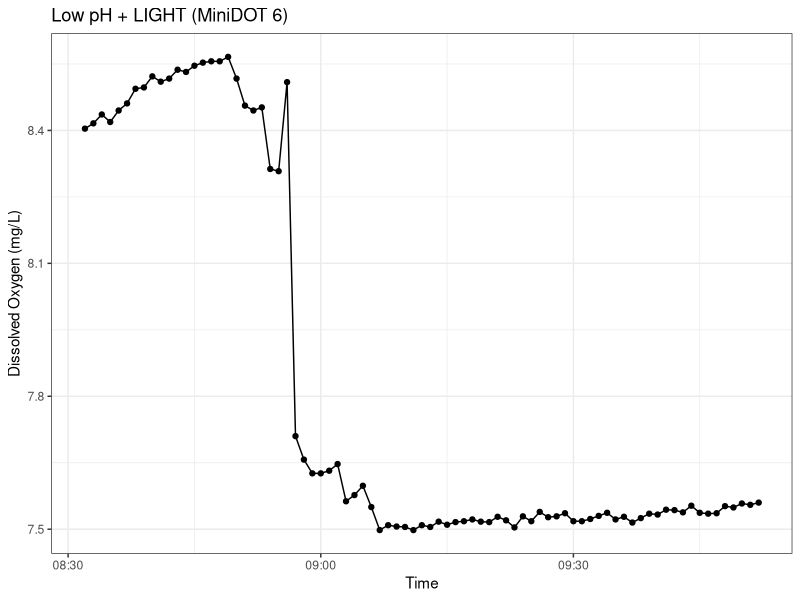
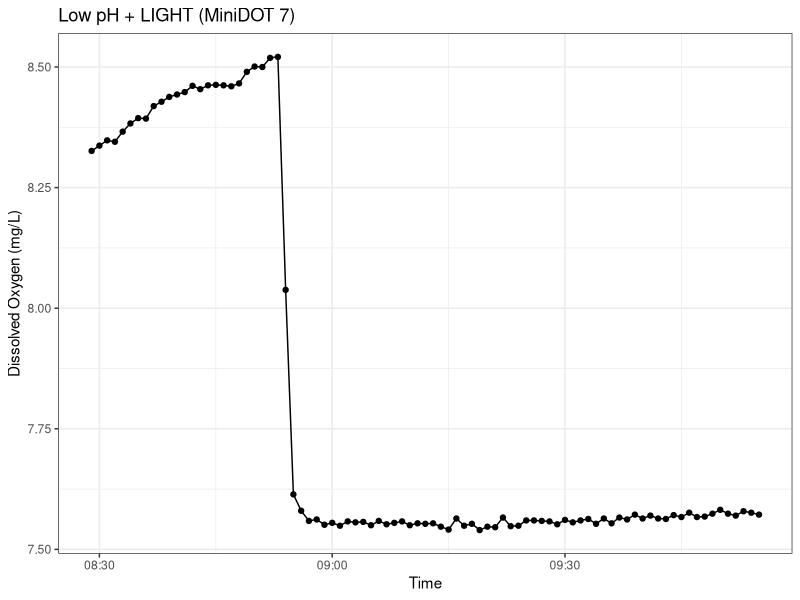
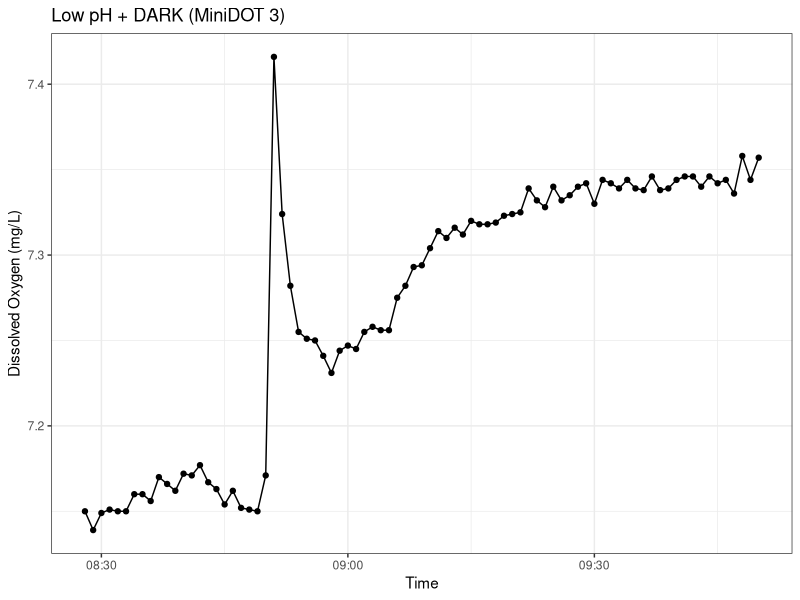
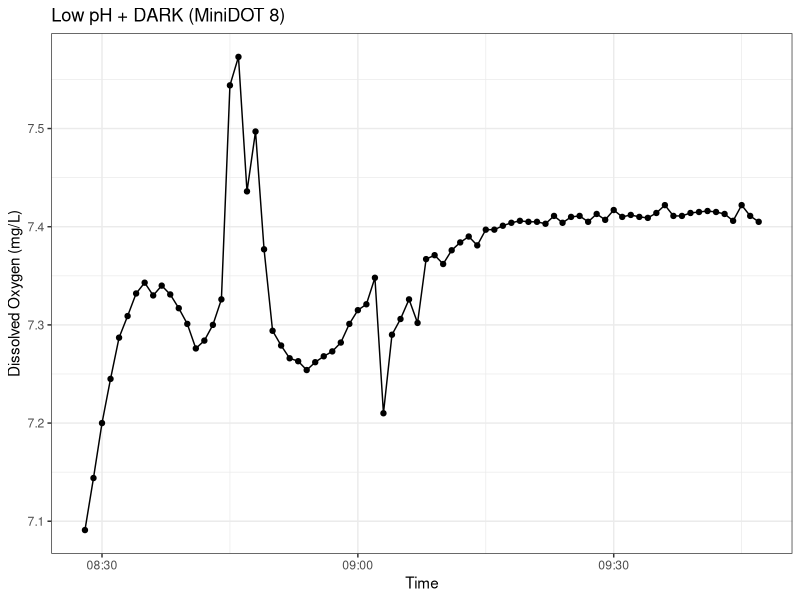
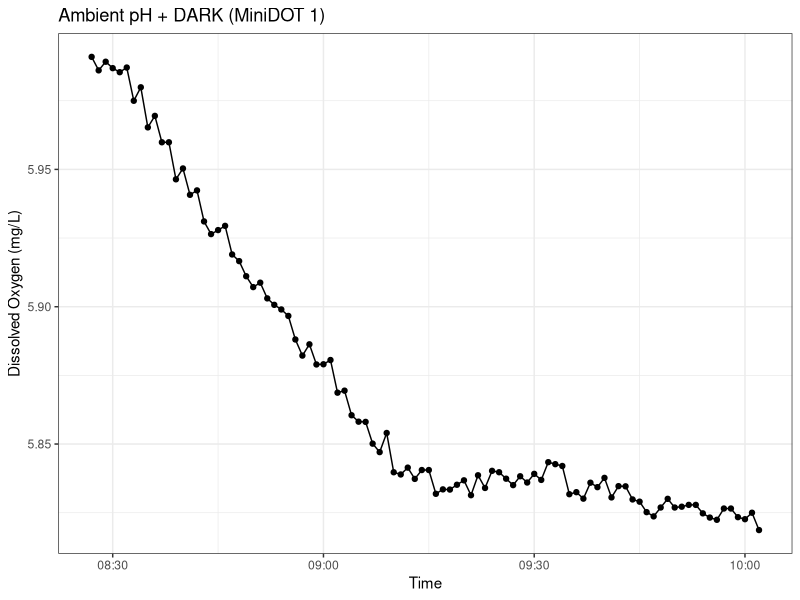
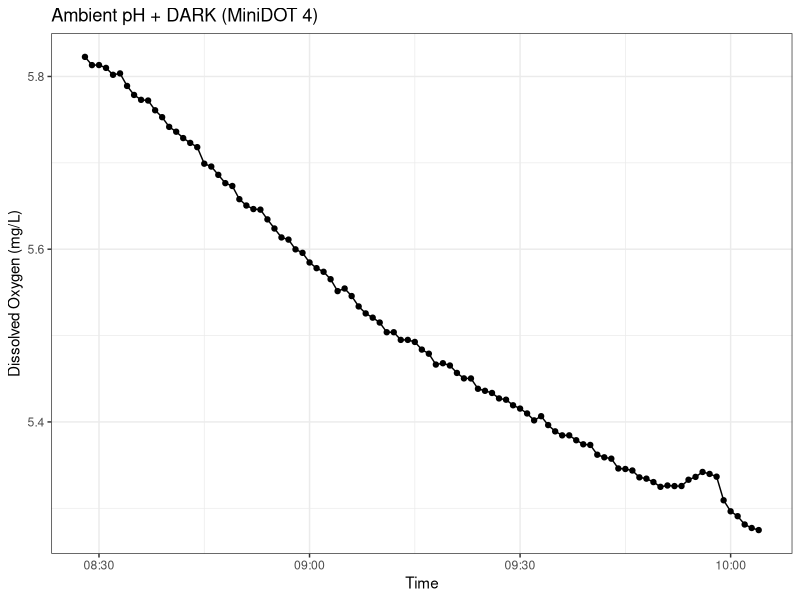
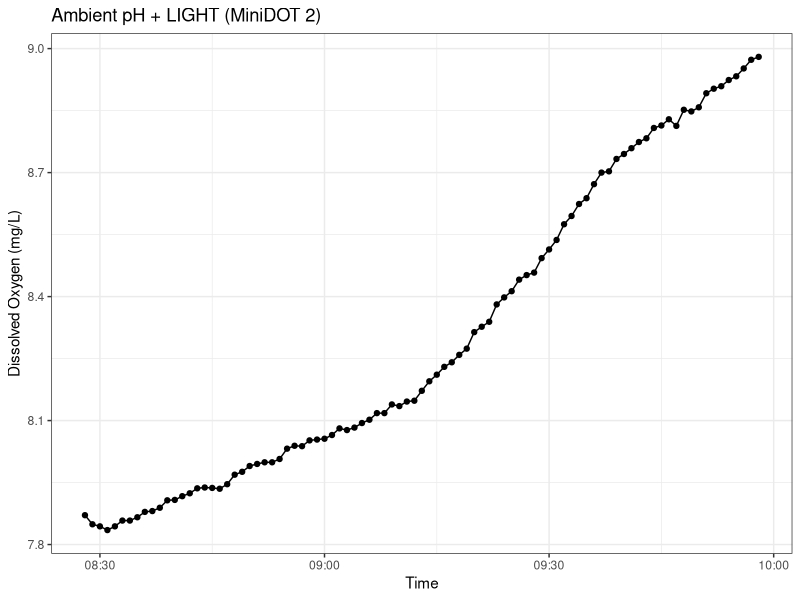
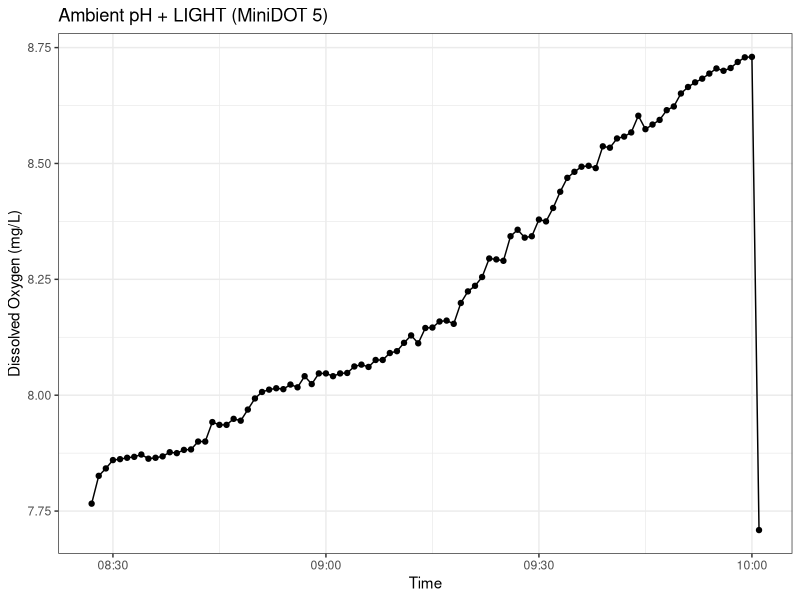

Write R code to recreate these figures, in order.
# LOW PH AND LIGHT INCUBATION CHAMBER
# Alejandro, Holly and Pol

library (ggplot2)
library(dplyr)
library(readxl)


setwd("C:/Github/nuriateixidolab.github.io/Documents/1_ocean_acidification/4_Incubation/Minidot_oxygen")


# MiniDOT 6:
miniDOT_6 <- read.table("17_09_2025_miniDOT_6_light_low.txt", 
                     sep = ",",
                     header = TRUE)

miniDOT_6$Time..sec.<- ISOdatetime(1970,1,1,1,0,0) + miniDOT_6$Time..sec.

miniDOT_6_filt <- miniDOT_6 %>%
  filter(Time..sec. >= as.POSIXct("2025-09-17 10:32:00") &
           Time..sec. <= as.POSIXct("2025-09-17 11:52:00"))

miniDOT_6_filt <- miniDOT_6_filt %>%
  mutate(Time..sec. = Time..sec. - lubridate::hours(2))

ggplot(miniDOT_6_filt, aes(x = Time..sec., y = DO..mg.l.)) +
  geom_line() +             
  geom_point() +              
  labs(title = "Low pH + LIGHT (MiniDOT 6)",
       x = "Time", 
       y = "Dissolved Oxygen (mg/L)") +
  theme_bw()





# MiniDOT 7: 
miniDOT_7 <- read.table("17_09_2025_miniDOT_7_light_low.txt", 
                        sep = ",",
                        header = TRUE)

miniDOT_7$Time..sec.<- ISOdatetime(1970,1,1,1,0,0) + miniDOT_7$Time..sec.

miniDOT_7_filt <- miniDOT_7 %>%
  filter(Time..sec. >= as.POSIXct("2025-09-17 10:29:00") &
           Time..sec. <= as.POSIXct("2025-09-17 11:55:00"))

miniDOT_7_filt <- miniDOT_7_filt %>%
  mutate(Time..sec. = Time..sec. - lubridate::hours(2))

ggplot(miniDOT_7_filt, aes(x = Time..sec., y = DO..mg.l.)) +
  geom_line() +             
  geom_point() +              
  labs(title = "Low pH + LIGHT (MiniDOT 7)",
       x = "Time", 
       y = "Dissolved Oxygen (mg/L)") +
  theme_bw()

m_miniDOT_7 <- lm(DO..mg.l. ~ Time..sec., data = miniDOT_7_filt)
summary(m_miniDOT_7)








# MiniDOT 3:
miniDOT_3 <- read.table("minidot3_2025-09-17 072300Z.txt", 
                        sep = ",",
                        header = TRUE)

miniDOT_3$Time..sec.<- ISOdatetime(1970,1,1,1,0,0) + miniDOT_3$Time..sec.

miniDOT_3_filt <- miniDOT_3 %>%
  filter(Time..sec. >= as.POSIXct("2025-09-17 10:28:00") &
           Time..sec. <= as.POSIXct("2025-09-17 11:50:00"))

miniDOT_3_filt <- miniDOT_3_filt %>%
  mutate(Time..sec. = Time..sec. - lubridate::hours(2))


ggplot(miniDOT_3_filt, aes(x = Time..sec., y = DO..mg.l.)) +
  geom_line() +             
  geom_point() +              
  labs(title = "Low pH + DARK (MiniDOT 3)",
       x = "Time", 
       y = "Dissolved Oxygen (mg/L)") +
  theme_bw()


# MiniDOT 8:
miniDOT_8 <- read.table("minidot8_2025-09-17 072300Z.txt", 
                        sep = ",",
                        header = TRUE)

miniDOT_8$Time..sec.<- ISOdatetime(1970,1,1,1,0,0) + miniDOT_8$Time..sec.

miniDOT_8_filt <- miniDOT_8 %>%
  filter(Time..sec. >= as.POSIXct("2025-09-17 10:28:00") &
           Time..sec. <= as.POSIXct("2025-09-17 11:47:00"))

miniDOT_8_filt <- miniDOT_8_filt %>%
  mutate(Time..sec. = Time..sec. - lubridate::hours(2))

ggplot(miniDOT_8_filt, aes(x = Time..sec., y = DO..mg.l.)) +
  geom_line() +             
  geom_point() +              
  labs(title = "Low pH + DARK (MiniDOT 8)",
       x = "Time", 
       y = "Dissolved Oxygen (mg/L)") +
  theme_bw()



# MiniDOT 1:
miniDOT_1 <- read_excel("minidot1_AMB_DARK.xlsx")

miniDOT_1_filt <- miniDOT_1 %>%
  filter(`UTC_Date_&_Time` >= as.POSIXct("2025-09-17 08:27:00") &
           `UTC_Date_&_Time` <= as.POSIXct("2025-09-17 10:02:00"))


miniDOT_1_filt$`Dissolved Oxygen` <- as.numeric(miniDOT_1_filt$`Dissolved Oxygen`)
miniDOT_1_filt$`UTC_Date_&_Time` <- as.POSIXct(miniDOT_1_filt$`UTC_Date_&_Time`, format = "%Y-%m-%d %H:%M:%S")

ggplot(miniDOT_1_filt, aes(x = `UTC_Date_&_Time`, y = `Dissolved Oxygen`)) +
  geom_line() +             
  geom_point() +              
  labs(title = "Ambient pH + DARK (MiniDOT 1)",
       x = "Time", 
       y = "Dissolved Oxygen (mg/L)") +
  theme_bw()




# MiniDOT 4:
miniDOT_4 <- read_excel("minidot4_AMB_DARK.xlsx")

miniDOT_4_filt <- miniDOT_4 %>%
  filter(`UTC_Date_&_Time` >= as.POSIXct("2025-09-17 08:28:00") &
           `UTC_Date_&_Time` <= as.POSIXct("2025-09-17 10:04:00"))


miniDOT_4_filt$`Dissolved Oxygen` <- as.numeric(miniDOT_4_filt$`Dissolved Oxygen`)
miniDOT_4_filt$`UTC_Date_&_Time` <- as.POSIXct(miniDOT_4_filt$`UTC_Date_&_Time`, format = "%Y-%m-%d %H:%M:%S")

ggplot(miniDOT_4_filt, aes(x = `UTC_Date_&_Time`, y = `Dissolved Oxygen`)) +
  geom_line() +             
  geom_point() +              
  labs(title = "Ambient pH + DARK (MiniDOT 4)",
       x = "Time", 
       y = "Dissolved Oxygen (mg/L)") +
  theme_bw()




# MiniDOT 2:
miniDOT_2 <- read_excel("2025-09-17 072300Z_AMB_LIGHT_sensor2_.xlsx")

miniDOT_2_filt <- miniDOT_2 %>%
  filter(Time >= as.POSIXct("2025-09-17 08:28:00") &
           Time <= as.POSIXct("2025-09-17 9:58:00"))


miniDOT_2_filt$`DO (mg/l)` <- as.numeric(miniDOT_2_filt$`DO (mg/l)`)
miniDOT_2_filt$Time <- as.POSIXct(miniDOT_2_filt$Time, format = "%Y-%m-%d %H:%M:%S")

ggplot(miniDOT_2_filt, aes(x = Time, y = `DO (mg/l)`)) +
  geom_line() +             
  geom_point() +              
  labs(title = "Ambient pH + LIGHT (MiniDOT 2)",
       x = "Time", 
       y = "Dissolved Oxygen (mg/L)") +
  theme_bw()


# MiniDOT 5:
miniDOT_5 <- read_excel("2025-09-17 072400Z_AMB_LIGHT_sensor5_.xlsx")

miniDOT_5_filt <- miniDOT_5 %>%
  filter(Time >= as.POSIXct("2025-09-17 08:27:00") &
           Time <= as.POSIXct("2025-09-17 10:01:00"))


miniDOT_5_filt$`DO (mg/l)` <- as.numeric(miniDOT_5_filt$`DO (mg/l)`)
miniDOT_5_filt$Time <- as.POSIXct(miniDOT_5_filt$Time, format = "%Y-%m-%d %H:%M:%S")

ggplot(miniDOT_5_filt, aes(x = Time, y = `DO (mg/l)`)) +
  geom_line() +             
  geom_point() +              
  labs(title = "Ambient pH + LIGHT (MiniDOT 5)",
       x = "Time", 
       y = "Dissolved Oxygen (mg/L)") +
  theme_bw()

